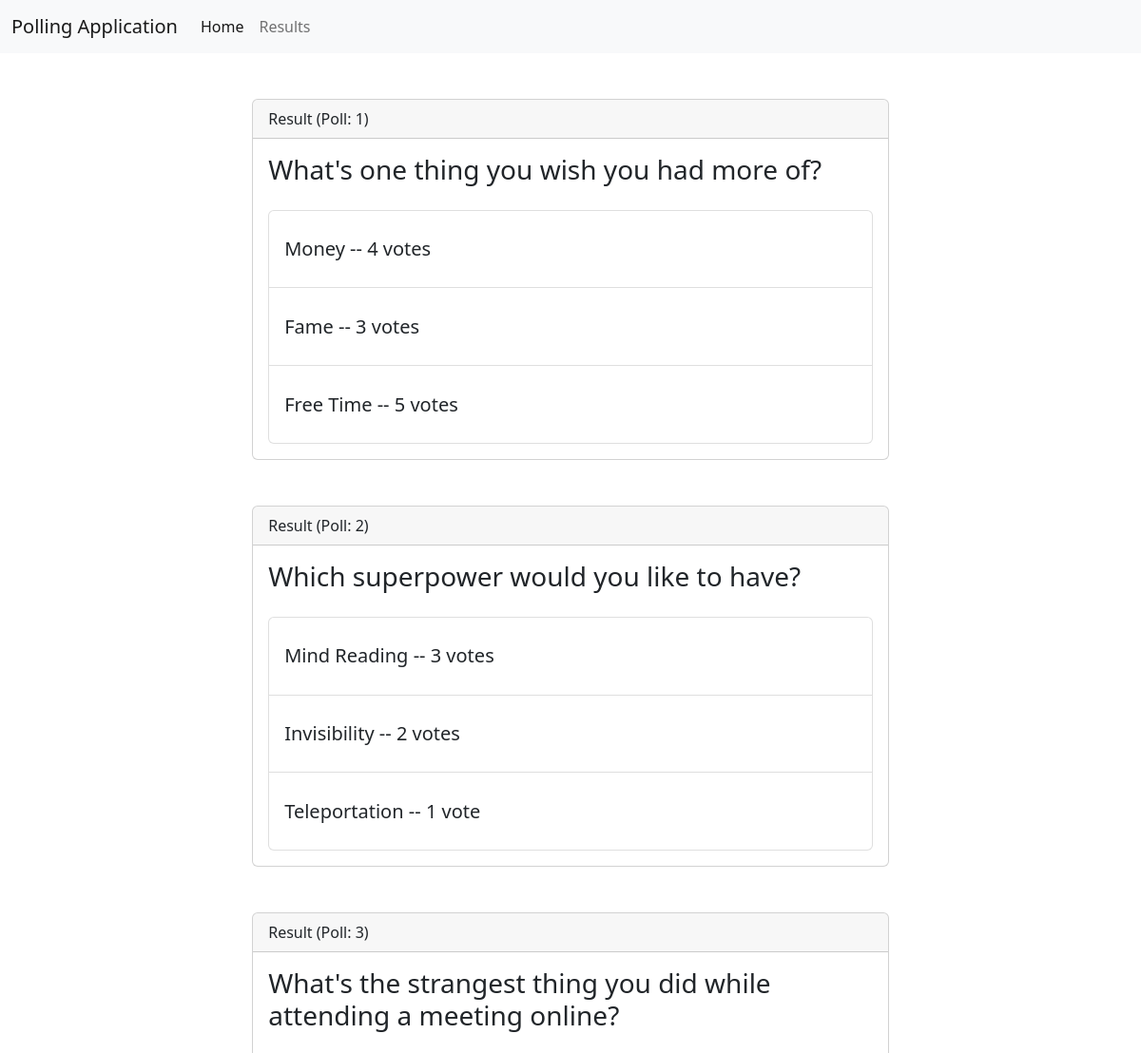
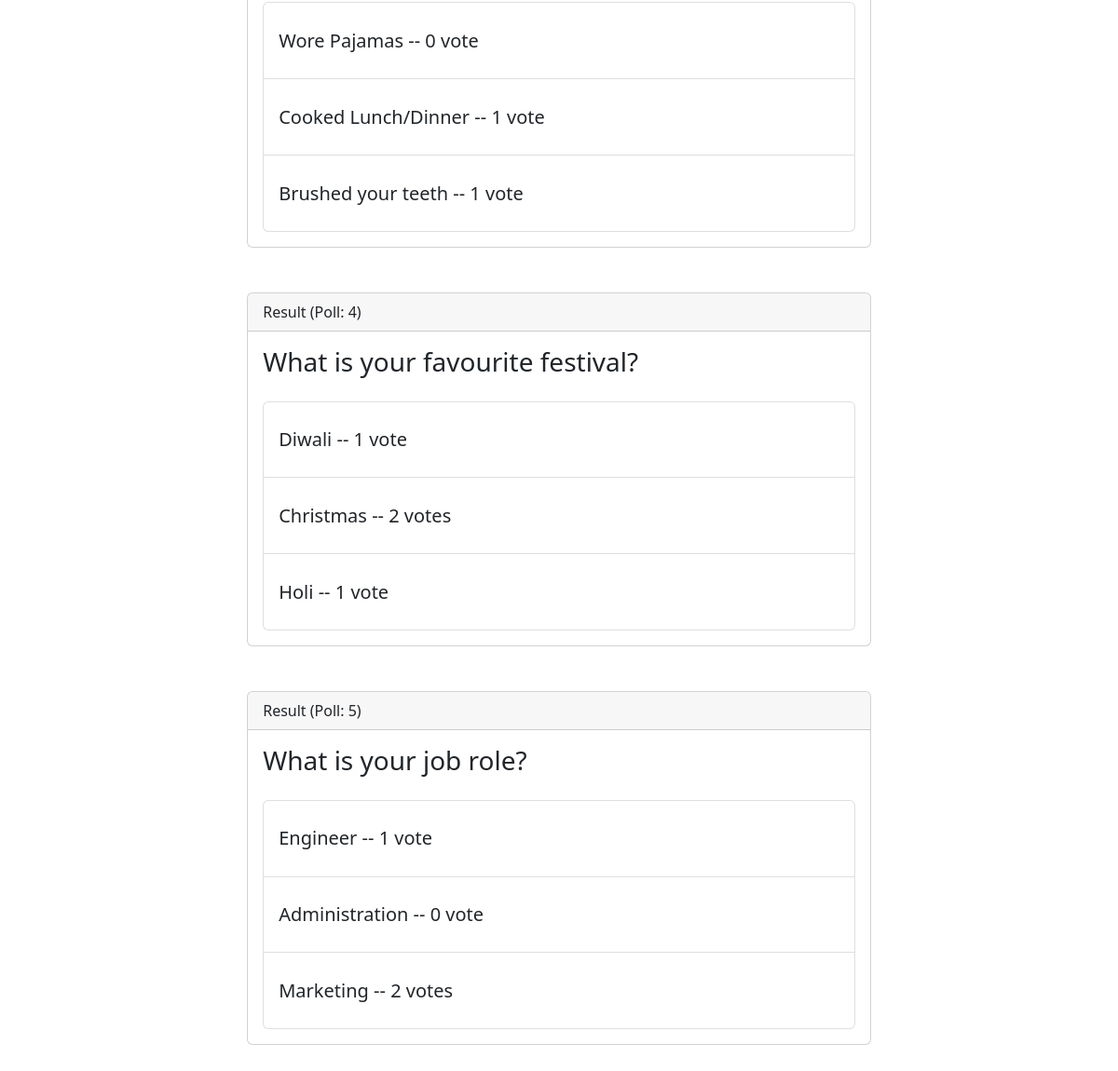
Page /result/ on the committed database (2 pictures, top to bottom).
### app.py (models this page shows)
class Questions(db.Model):
    __tablename__ = 'questions'
    sno = db.Column(db.Integer, primary_key=True)
    question = db.Column(db.String(200), nullable=False)
    date_created = db.Column(db.DateTime, default=datetime.utcnow)

class Choices(db.Model):
    __tablename__ = 'choices'
    sno = db.Column(db.Integer, primary_key=True)
    question_id = db.Column(db.Integer, db.ForeignKey('questions.question'))
    choice_text = db.Column(db.String(200), nullable=False)
    votes = db.Column(db.Integer, nullable=False)

### app.py (the view)
@app.route('/result/')
def result_page():
    questions = Questions.query.all()
    choices_lst = Choices.query.all()
    return render_template('result.html', questions=questions, choices_lst=choices_lst)

### app.py (called while the page is built)
@app.template_filter('pluralize')
def pluralize(number, singular='', plural='s'):
    if number <= 1:
        return singular
    return plural

### templates/result.html (shortened to what this page needs)
{% extends 'base.html' %}
{% block css %}
    <link rel="stylesheet" href="../static/css/result.css">
{% endblock css %}
{% block body %}
<div class="container">
    {% for question in questions %}
        <div class="card my-5">
            <div class="card-header">
                Result (Poll: {{ question.sno }})
            </div>
            <div class="card-body">
                <h3 class="card-title">{{ question.question}}</h3>
                <ul class="list-group">
                    {% set choices = choices_lst[3*(loop.index-1):3*(loop.index-1)+3] %}
                    {% for choice in choices %}
                    <li class="lead list-group-item list-group-item-action">{{ choice.choice_text }} -- {{ choice.votes }} vote{{ choice.votes|pluralize }}</li>
                    {% endfor %}
                </ul>
            </div>
        </div>
        {% endfor %}
</div>
{% endblock body %}

### templates/base.html (shortened to what this page needs)
<!DOCTYPE html>
<html lang="en">
<head>
    <link href="https://cdn.jsdelivr.net/npm/bootstrap@5.2.2/dist/css/bootstrap.min.css" rel="stylesheet"
>
    {% block css %}
    {% endblock css %}
</head>
<body>
    <nav class="navbar navbar-expand-lg bg-light">
        <div class="container-fluid">
            <a class="navbar-brand" href="/">Polling Application</a>
            <div class="collapse navbar-collapse" id="navbarSupportedContent">
                <ul class="navbar-nav me-auto mb-2 mb-lg-0">
                    <li class="nav-item">
                        <a class="nav-link active" aria-current="page" href="/">Home</a>
                    </li>
                    <li class="nav-item">
                        <a class="nav-link" href="/result/">Results</a>
                    </li>
                </ul>
            </div>
        </div>
    </nav>
    {% block body %}
    {% endblock body %}
</body>
</html>

### static/css/result.css (style rules this page uses)
.card { width:60%; margin-left: auto; margin-right: auto; margin-top: 10rem; }
.list-group { margin-top: 25px; }
.list-group-item { padding-top: 4%; padding-bottom: 4%; }

### rows in the picture
Questions: sno "1", question "What's one thing you wish you had more of?"
Choices: choice_text "Money", votes "4"
Choices: choice_text "Fame", votes "3"
Choices: choice_text "Free Time", votes "5"
Questions: sno "2", question "Which superpower would you like to have?"
Choices: choice_text "Mind Reading", votes "3"
Choices: choice_text "Invisibility", votes "2"
Choices: choice_text "Teleportation", votes "1"
Questions: sno "3", question "What's the strangest thing you did while attending a meeting online?"
Choices: choice_text "Wore Pajamas", votes "0"
Choices: choice_text "Cooked Lunch/Dinner", votes "1"
Choices: choice_text "Brushed your teeth", votes "1"
Questions: sno "4", question "What is your favourite festival?"
Choices: choice_text "Diwali", votes "1"
Choices: choice_text "Christmas", votes "2"
Choices: choice_text "Holi", votes "1"
Questions: sno "5", question "What is your job role?"
Choices: choice_text "Engineer", votes "1"
Choices: choice_text "Administration", votes "0"
Choices: choice_text "Marketing", votes "2"
